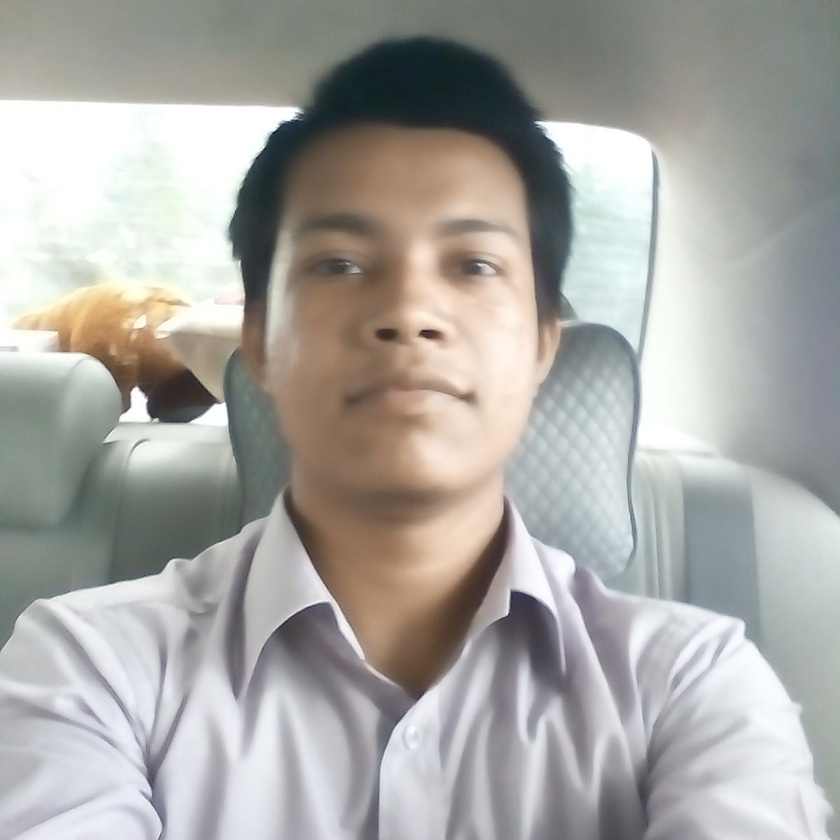
#> input picture project/histogram/srk1.jpg, 840 x 840 px, shrunk from 1199 x 1200 before the run
$ python histo.py
#> lines starting #> are read from the running program, lines starting #| are printed output that depends on the picture
import cv2
import numpy as np
from matplotlib import pyplot as plt
img = cv2.imread('srk1.jpg',0)
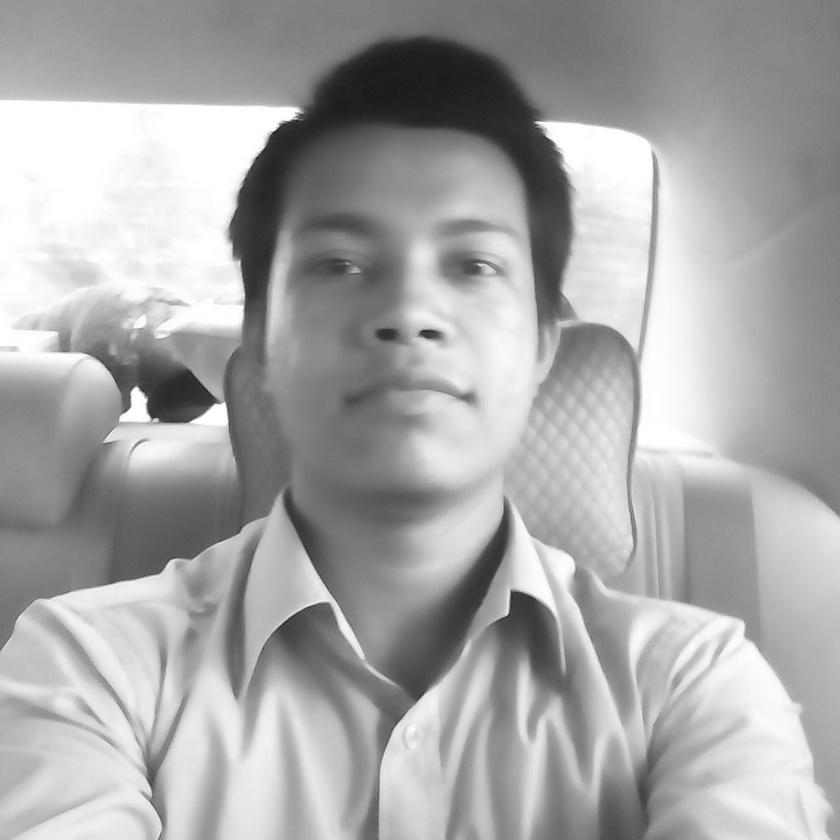
#> img: shape (840, 840); min 6, max 255, mean 167.9
plt.hist(img.ravel(),256,[0,256]); plt.show()
#> after `plt.hist(img.ravel(), 256, [0, 256])`:
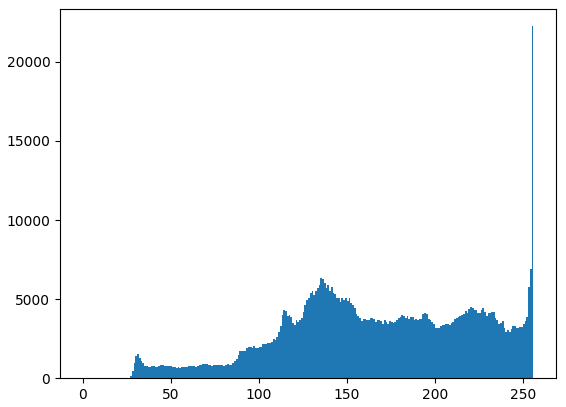
#> figure drawn by matplotlib, 1 panel; tallest bar 22254 high, from x = 255 to 256
cv2.imshow('check',img)
cv2.waitKey(0)
